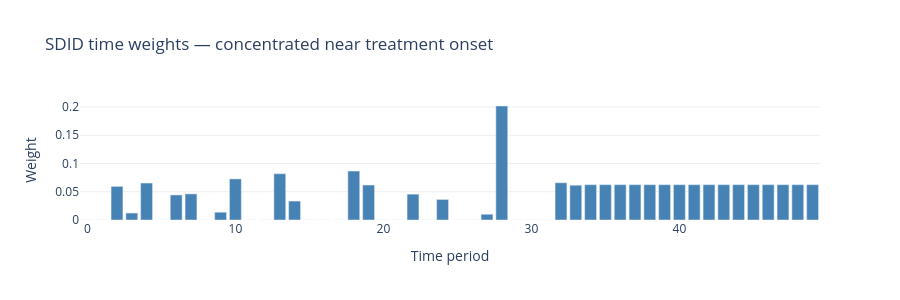

Notebook code cell kept with this figure:
### Code cell
import plotly.graph_objects as go

fig = go.Figure()
fig.add_trace(go.Bar(
    x=list(range(T)), y=l,
    marker_color="steelblue",
    name="time weight",
))
fig.update_layout(
    title="SDID time weights — concentrated near treatment onset",
    xaxis_title="Time period",
    yaxis_title="Weight",
    height=300,
    plot_bgcolor="white",
    paper_bgcolor="white",
)
fig.update_yaxes(showgrid=True, gridcolor="#eeeeee")
fig.show()

### Figure 1 — Plotly figure (JSON) as saved in the notebook; plotly's stock layout.template omitted (floating-point values rounded to 4 significant figures)
{"data": [{"marker": {"color": "steelblue"}, "name": "time weight", "type": "bar", "x": [0, 1, 2, 3, 4, 5, 6, 7, 8, 9, 10, 11, 12, 13, 14, 15, 16, 17, 18, 19, 20, 21, 22, 23, 24, 25, 26, 27, 28, 29, 30, 31, 32, 33, 34, 35, 36, 37, 38, 39, 40, 41, 42, 43, 44, 45, 46, 47, 48, 49], "y": [1.147e-09, 3.904e-11, 0.05951, 0.01233, 0.06545, 4.409e-11, 0.04436, 0.0462, 3.103e-11, 0.01377, 0.07275, 1.106e-10, 2.419e-11, 0.08196, 0.03348, 4.783e-12, 4.724e-11, 1.183e-10, 0.08667, 0.06189, 3.123e-11, 3.922e-09, 0.04575, 1.329e-11, 0.03637, 1.088e-09, 2.707e-11, 0.01014, 0.2019, 7.662e-12, 2.093e-11, 4.184e-11, 0.06592, 0.0616, 0.0625, 0.0625, 0.0625, 0.0625, 0.0625, 0.0625, 0.0625, 0.0625, 0.0625, 0.0625, 0.0625, 0.0625, 0.0625, 0.0625, 0.0625, 0.0625]}], "layout": {"height": 300, "paper_bgcolor": "white", "plot_bgcolor": "white", "title": {"text": "SDID time weights — concentrated near treatment onset"}, "xaxis": {"title": {"text": "Time period"}}, "yaxis": {"gridcolor": "#eeeeee", "showgrid": true, "title": {"text": "Weight"}}}}
